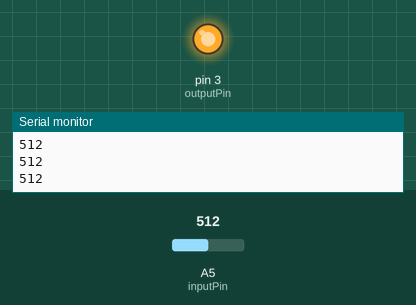
The sketch below on a simulated Arduino Uno, built with avr-gcc and run on an emulated ATmega328P. On the bench: output pins drawn as LEDs (lit = HIGH), the last lines printed to the serial monitor. The inputs (shaded band) are chosen by the test bench; at power-on: A5 (inputPin) = 512.

Above: at 1.2 s.
1.3 s: A5 (inputPin) set to 264
2.8 s: A5 (inputPin) set to 242
At 3.2 s:
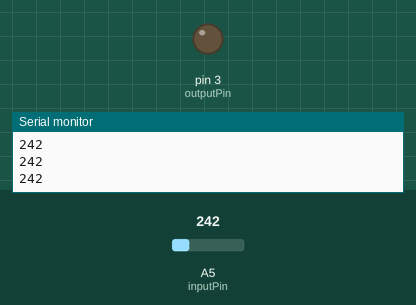
4.3 s: A5 (inputPin) set to 260
At 5.5 s:
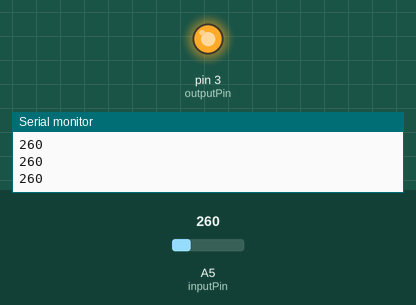
5.8 s: A5 (inputPin) set to 240
At 6.7 s:
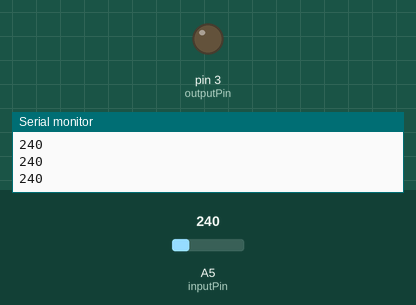
Timing chart, 0 to 8.3 s (numbered marks = the images above; inputs shaded):
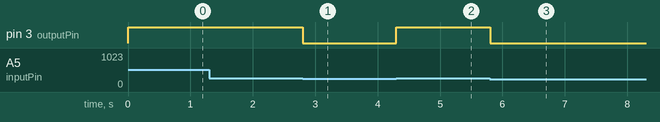

The sketch:

test.ino
```cpp
int inputPin = A5;
int outputPin = 3;
int distance = 0;
int limite = 250;
int time=0;


void setup() {
  Serial.begin(9600);
  pinMode(outputPin, OUTPUT);
}

void loop() {
  distance = analogRead(inputPin);
  if (distance > limite){
   digitalWrite(outputPin, HIGH);
} else if (distance <= limite){
   digitalWrite(outputPin, LOW);
}
   Serial.println(distance);
}
```

Measured:
- the behaviour switches between 251 and 250 on A5 (inputPin) (found by bisection; images 0 and 1)
- after the input at 2.8 s, pin 3 (outputPin): HIGH → LOW at once
- after the input at 4.3 s, pin 3 (outputPin): LOW → HIGH at once
- after the input at 5.8 s, pin 3 (outputPin): HIGH → LOW at once
